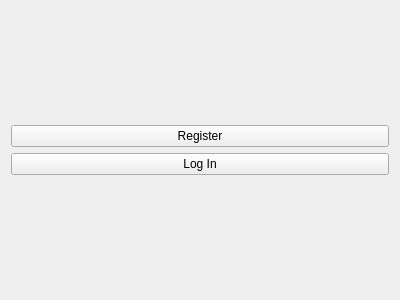
<?xml version="1.0" encoding="UTF-8"?>
<ui version="4.0">
 <class>WelcomeWindow</class>
 <widget class="QWidget" name="WelcomeWindow">
  <property name="geometry">
   <rect>
    <x>0</x>
    <y>0</y>
    <width>400</width>
    <height>300</height>
   </rect>
  </property>
  <property name="windowTitle">
   <string>Welcome</string>
  </property>
  <layout class="QVBoxLayout" name="verticalLayout">
   <item>
    <spacer name="verticalSpacer">
     <property name="orientation">
      <enum>Qt::Vertical</enum>
     </property>
     <property name="sizeHint" stdset="0">
      <size>
       <width>20</width>
       <height>40</height>
      </size>
     </property>
    </spacer>
   </item>
   <item>
    <widget class="QPushButton" name="registerButton">
     <property name="text">
      <string>Register</string>
     </property>
    </widget>
   </item>
   <item>
    <widget class="QPushButton" name="loginButton">
     <property name="text">
      <string>Log In</string>
     </property>
    </widget>
   </item>
   <item>
    <spacer name="verticalSpacer_2">
     <property name="orientation">
      <enum>Qt::Vertical</enum>
     </property>
     <property name="sizeHint" stdset="0">
      <size>
       <width>20</width>
       <height>40</height>
      </size>
     </property>
    </spacer>
   </item>
  </layout>
 </widget>
 <resources/>
 <connections/>
</ui> 
